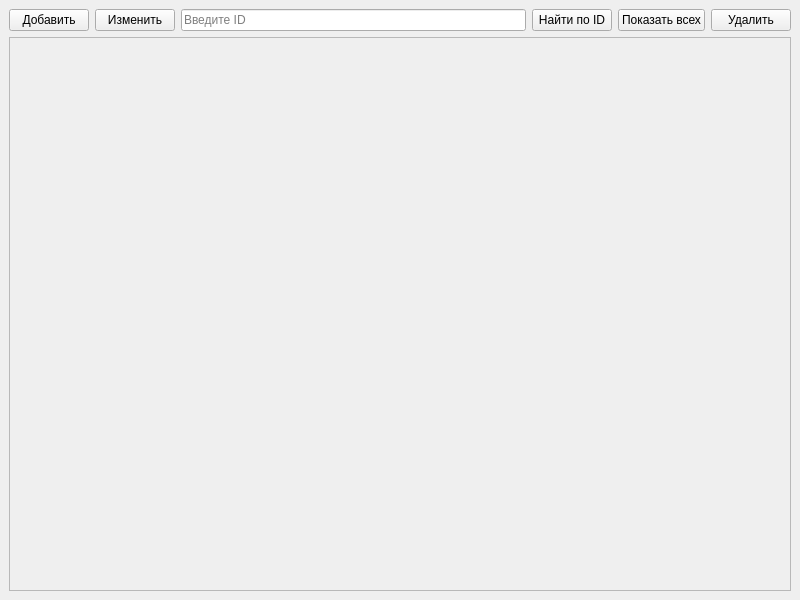
<?xml version="1.0" encoding="UTF-8"?>
<ui version="4.0">
  <class>MainWindow</class>
  <widget class="QMainWindow" name="MainWindow">
    <property name="geometry">
      <rect>
        <x>0</x>
        <y>0</y>
        <width>800</width>
        <height>600</height>
      </rect>
    </property>
    <widget class="QWidget" name="centralwidget">
      <layout class="QVBoxLayout" name="verticalLayout">
        <item>
          <layout class="QHBoxLayout" name="controlsLayout">
            <item>
              <widget class="QPushButton" name="addButton">
                <property name="text">
                  <string>Добавить</string>
                </property>
              </widget>
            </item>
            <item>
              <widget class="QPushButton" name="editButton">
                <property name="text">
                  <string>Изменить</string>
                </property>
              </widget>
            </item>
            <item>
              <widget class="QLineEdit" name="idInput">
                <property name="placeholderText">
                  <string>Введите ID</string>
                </property>
              </widget>
            </item>
            <item>
              <widget class="QPushButton" name="getByIdButton">
                <property name="text">
                  <string>Найти по ID</string>
                </property>
              </widget>
            </item>
            <item>
              <widget class="QPushButton" name="getAllButton">
                <property name="text">
                  <string>Показать всех</string>
                </property>
              </widget>
            </item>
            <item>
              <widget class="QPushButton" name="deleteButton">
                <property name="text">
                  <string>Удалить</string>
                </property>
              </widget>
            </item>
          </layout>
        </item>
        <item>
          <widget class="QScrollArea" name="scrollArea">
            <property name="widgetResizable">
              <bool>true</bool>
            </property>
            <widget class="QWidget" name="scrollAreaWidgetContents">
              <property name="geometry">
                <rect>
                  <x>0</x>
                  <y>0</y>
                  <width>774</width>
                  <height>531</height>
                </rect>
              </property>
              <layout class="QVBoxLayout" name="employeesLayout"/>
            </widget>
          </widget>
        </item>
      </layout>
    </widget>
  </widget>
</ui>
